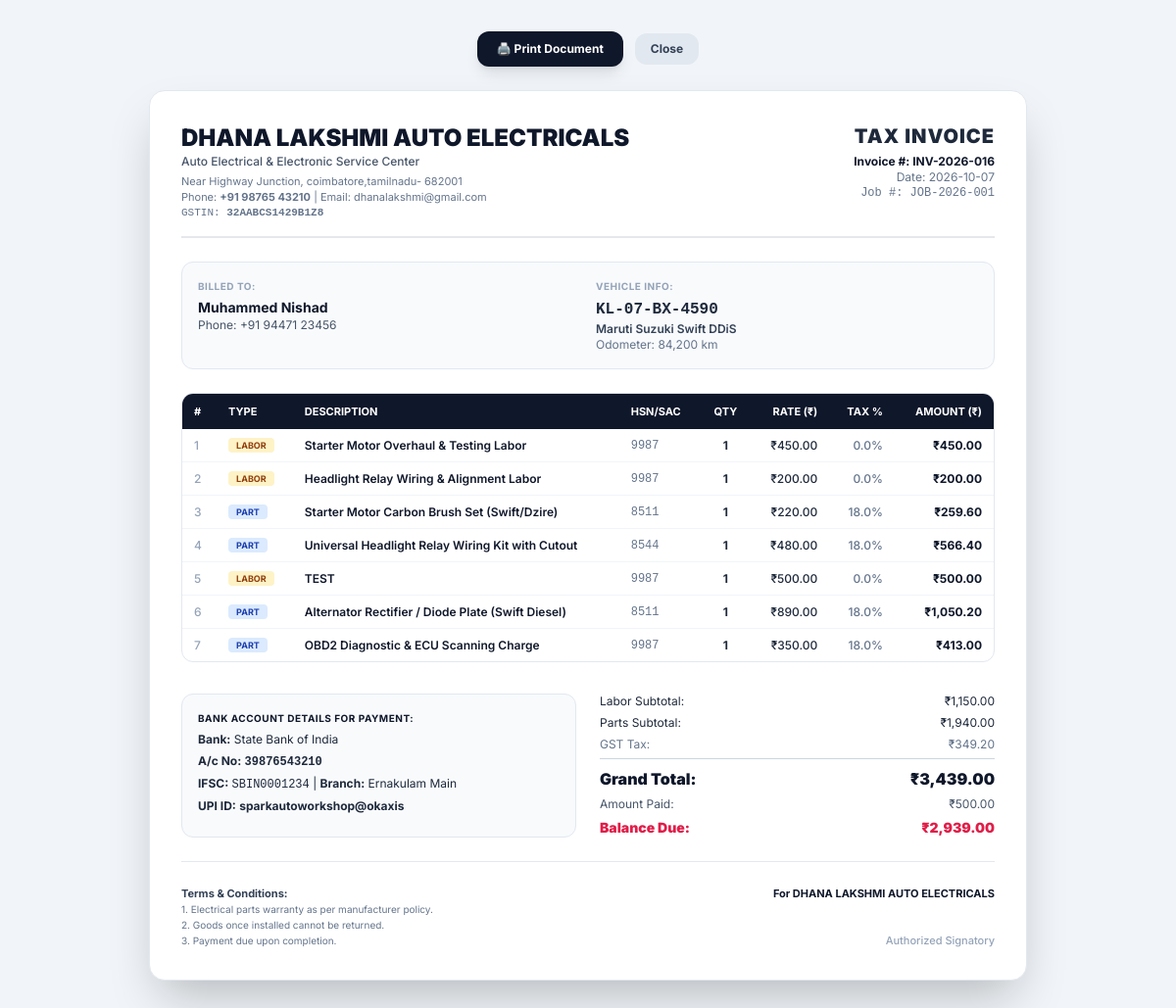
/invoices/prof_b611a6c5/print, run on the app's committed database.
### tables this page shows
CREATE TABLE workshop_profile (
        id TEXT PRIMARY KEY,
        name TEXT NOT NULL,
        subtitle TEXT,
        owner_name TEXT,
        phone TEXT NOT NULL,
        email TEXT,
        address TEXT NOT NULL,
        gstin TEXT,
        upi_id TEXT NOT NULL,
        bank_name TEXT,
        bank_account_no TEXT,
        bank_ifsc TEXT,
        bank_branch TEXT,
        currency TEXT DEFAULT '₹',
        terms TEXT,
        created_at TEXT,
        updated_at TEXT
    , language TEXT DEFAULT 'en', master_pin TEXT DEFAULT '1234', logo_url TEXT, upi_payee_name TEXT, gst_slabs TEXT DEFAULT '["0", "5", "12", "18", "28"]', default_state TEXT DEFAULT 'Kerala (32)', default_gst_type TEXT DEFAULT 'INTRA_STATE', tax_regime TEXT DEFAULT 'REGULAR_GST', round_off_enabled INTEGER DEFAULT 1, tenant_id TEXT DEFAULT 'tenant_1', client_code TEXT DEFAULT '');

CREATE TABLE "invoices" (
    id TEXT PRIMARY KEY,
    tenant_id TEXT DEFAULT 'tenant_1',
    invoice_number TEXT NOT NULL,
    invoice_date TEXT NOT NULL,
    invoice_type TEXT DEFAULT 'JOB_SERVICE',
    job_card_id TEXT,
    job_number TEXT,
    customer_id TEXT,
    customer_name TEXT NOT NULL,
    customer_phone TEXT NOT NULL,
    customer_address TEXT,
    customer_gstin TEXT,
    vehicle_reg_no TEXT,
    vehicle_make_model TEXT,
    odometer INTEGER DEFAULT 0,
    subtotal_labor REAL DEFAULT 0.0,
    subtotal_parts REAL DEFAULT 0.0,
    taxable_subtotal REAL DEFAULT 0.0,
    cgst_total REAL DEFAULT 0.0,
    sgst_total REAL DEFAULT 0.0,
    igst_total REAL DEFAULT 0.0,
    tax_total REAL DEFAULT 0.0,
    discount_amount REAL DEFAULT 0.0,
    round_off REAL DEFAULT 0.0,
    grand_total REAL DEFAULT 0.0,
    amount_paid REAL DEFAULT 0.0,
    balance_due REAL DEFAULT 0.0,
    payment_status TEXT DEFAULT 'PENDING',
    payment_mode TEXT DEFAULT 'UPI',
    bank_account_id TEXT,
    upi_ref_no TEXT,
    upi_payment_link TEXT,
    whatsapp_sent INTEGER DEFAULT 0,
    notes TEXT,
    created_at TEXT,
    updated_at TEXT,
    is_interstate INTEGER DEFAULT 0, place_of_supply TEXT DEFAULT 'Kerala (32)', status TEXT DEFAULT 'ACTIVE',
    UNIQUE(tenant_id, invoice_number)
);

CREATE TABLE invoice_items (
        id TEXT PRIMARY KEY,
        invoice_id TEXT NOT NULL,
        item_type TEXT DEFAULT 'PART',
        item_id TEXT,
        barcode TEXT,
        name TEXT NOT NULL,
        hsn_sac TEXT DEFAULT '8536',
        quantity INTEGER DEFAULT 1,
        unit_price REAL DEFAULT 0.0,
        tax_rate REAL DEFAULT 18.0,
        taxable_amount REAL DEFAULT 0.0,
        cgst_amount REAL DEFAULT 0.0,
        sgst_amount REAL DEFAULT 0.0,
        total_price REAL DEFAULT 0.0,
        technician_name TEXT
    , unit TEXT DEFAULT 'pcs', part_number TEXT DEFAULT '', cgst_rate REAL DEFAULT 0.0, sgst_rate REAL DEFAULT 0.0, igst_rate REAL DEFAULT 0.0, igst_amount REAL DEFAULT 0.0);

### main.py (the view)
@app.get("/invoice/{invoice_id}/print", response_class=HTMLResponse)
@app.get("/invoices/{invoice_id}/print", response_class=HTMLResponse)
async def print_invoice_page(request: Request, invoice_id: str, format: Optional[str] = "a4"):
    if format == "pdf":
        return RedirectResponse(url=f"/api/invoices/{invoice_id}/pdf", status_code=303)
    conn = db.get_db_connection()
    cursor = conn.cursor()
    cursor.execute("SELECT * FROM invoices WHERE id = ?", (invoice_id,))
    inv_row = cursor.fetchone()
    if not inv_row:
        conn.close()
        raise HTTPException(status_code=404, detail="Invoice not found")
    invoice = dict(inv_row)
    cursor.execute("SELECT * FROM invoice_items WHERE invoice_id = ?", (invoice_id,))
    items = [dict(r) for r in cursor.fetchall()]
    conn.close()
    workshop = get_current_workshop(request=request, tenant_id=invoice.get("tenant_id"))
    vpa = workshop.get("upi_id", "sparkautoworkshop@okaxis")
    invoice["subtotal_labor"] = float(invoice.get("subtotal_labor") or 0.0)
    invoice["subtotal_parts"] = float(invoice.get("subtotal_parts") or 0.0)
    invoice["tax_total"] = float(invoice.get("tax_total") or 0.0)
    invoice["discount_amount"] = float(invoice.get("discount_amount") or 0.0)
    invoice["grand_total"] = float(invoice.get("grand_total") or 0.0)
    invoice["amount_paid"] = float(invoice.get("amount_paid") or 0.0)
    invoice["balance_due"] = float(invoice.get("balance_due") or 0.0)
    raw_odo = invoice.get("odometer")
    invoice["odometer_str"] = f"{int(raw_odo):,} km" if (raw_odo and str(raw_odo).strip().isdigit() and int(raw_odo) > 0) else ""
    for itm in items:
        itm["unit_price"] = float(itm.get("unit_price") or 0.0)
        itm["total_price"] = float(itm.get("total_price") or 0.0)
        itm["tax_rate"] = float(itm.get("tax_rate") or 0.0)
    grand_total = invoice["grand_total"]
    balance_due = invoice["balance_due"]
    pay_amount = balance_due if balance_due > 0 else grand_total
    upi_link = invoice.get("upi_payment_link") or generate_upi_link(vpa, workshop.get("name", "Auto Workshop"), pay_amount, f"Inv_{invoice.get('invoice_number')}")
    upi_qr_url = generate_upi_qr_data_url(upi_link)
    return templates.TemplateResponse(
        request=request,
        name="print_invoice.html",
        context={
            "invoice": invoice,
            "items": items,
            "workshop": workshop,
            "upi_qr_url": upi_qr_url,
            "print_format": format or "a4"
        }
    )

### templates/print_invoice.html (shortened to what this page needs)
<!DOCTYPE html>
<html lang="en">
<head>
    <script src="https://cdn.tailwindcss.com"></script>
    <link rel="stylesheet" href="/static/css/custom.css">
</head>
<body class="bg-slate-100 min-h-screen py-8 px-4 flex flex-col items-center">
    <div class="no-print mb-6 flex items-center gap-3">
        <button onclick="window.print()" class="px-5 py-2.5 bg-slate-900 text-white font-bold text-xs rounded-xl shadow-lg hover:bg-slate-800 transition">
            🖨️ Print Document
        </button>
        <button onclick="window.close()" class="px-4 py-2 bg-slate-200 text-slate-700 font-bold text-xs rounded-xl hover:bg-slate-300 transition">
            Close
        </button>
    </div>
    {% if print_format == 'thermal' %}
    <div class="thermal-receipt bg-white p-4 shadow-xl border border-slate-200 text-slate-900 font-mono text-[11px] leading-tight max-w-[80mm] w-full">
        <div class="text-center pb-2 border-b border-dashed border-slate-400 space-y-1">
            <h2 class="font-black text-sm uppercase">{{ workshop.name }}</h2>
            <p class="text-[10px]">{{ workshop.subtitle }}</p>
            <p class="text-[9px]">{{ workshop.address }}</p>
            <p class="text-[9px]">Ph: {{ workshop.phone }} | GST: {{ workshop.gstin or 'N/A' }}</p>
        </div>
        <div class="py-2 border-b border-dashed border-slate-400 text-[10px] space-y-0.5">
            <p><b>INV #:</b> {{ invoice.invoice_number }}</p>
            <p><b>DATE:</b> {{ invoice.invoice_date }}</p>
            <p><b>VEHICLE:</b> {{ invoice.vehicle_reg_no or 'Counter Sale' }}</p>
            <p><b>CUSTOMER:</b> {{ invoice.customer_name }}</p>
        </div>
        <table class="w-full text-left text-[10px] my-2">
            <thead>
                <tr class="border-b border-slate-400 font-bold">
                    <th class="py-1">ITEM</th>
                    <th class="py-1 text-center">QTY</th>
                    <th class="py-1 text-right">AMT</th>
                </tr>
            </thead>
            <tbody class="divide-y divide-dotted divide-slate-300">
                {% for itm in items %}
                <tr>
                    <td class="py-1">{{ itm.name }}</td>
                    <td class="py-1 text-center">{{ itm.quantity }}</td>
                    <td class="py-1 text-right">₹{{ itm.total_price | currency }}</td>
                </tr>
                {% endfor %}
            </tbody>
        </table>
        <div class="py-2 border-t border-dashed border-slate-400 text-[10px] space-y-1">
            <div class="flex justify-between"><span>Labor:</span><span>₹{{ invoice.subtotal_labor | currency }}</span></div>
            <div class="flex justify-between"><span>Parts:</span><span>₹{{ invoice.subtotal_parts | currency }}</span></div>
            {% if invoice.discount_amount and (invoice.discount_amount | float > 0) %}
            <div class="flex justify-between"><span>Discount:</span><span>- ₹{{ invoice.discount_amount | currency }}</span></div>
            {% endif %}
            <div class="flex justify-between font-black text-xs pt-1 border-t border-slate-400">
                <span>TOTAL:</span><span>₹{{ invoice.grand_total | currency }}</span>
            </div>
            <div class="flex justify-between"><span>Paid:</span><span>₹{{ invoice.amount_paid | currency }}</span></div>
            {% if invoice.balance_due and (invoice.balance_due | float > 0) %}
            <div class="flex justify-between font-bold text-rose-600"><span>Due:</span><span>₹{{ invoice.balance_due | currency }}</span></div>
            {% endif %}
        </div>
        {% if upi_qr_url %}
        <div class="text-center py-2 border-t border-dashed border-slate-400 space-y-1">
            <p class="text-[9px] font-bold">SCAN TO PAY VIA GPAY / PHONEPE</p>
            <img src="{{ upi_qr_url }}" class="w-28 h-28 mx-auto">
            <p class="text-[8px] font-mono">{{ workshop.upi_id }}</p>
        </div>
        {% endif %}
        <div class="text-center pt-2 border-t border-dashed border-slate-400 text-[9px]">
            <p>Thank you! Visit again.</p>
        </div>
    </div>
    {% else %}
    <div class="bg-white p-8 rounded-2xl shadow-2xl border border-slate-200 max-w-4xl w-full text-slate-800 text-xs space-y-6">
        <div class="flex items-start justify-between border-b-2 border-primary-600 pb-4">
            <div>
                <h1 class="text-2xl font-black text-slate-900">{{ workshop.name }}</h1>
                <p class="text-xs text-slate-600 font-medium">{{ workshop.subtitle }}</p>
                <p class="text-[11px] text-slate-500 mt-1">{{ workshop.address }}</p>
                <p class="text-[11px] text-slate-500">Phone: <b>{{ workshop.phone }}</b> | Email: {{ workshop.email }}</p>
                <p class="text-[11px] text-slate-500 font-mono">GSTIN: <b>{{ workshop.gstin or 'N/A' }}</b></p>
            </div>
            <div class="text-right">
                <span class="text-xl font-black text-primary-700 tracking-wider">TAX INVOICE</span>
                <p class="text-xs font-bold text-slate-900 mt-1">Invoice #: {{ invoice.invoice_number }}</p>
                <p class="text-xs text-slate-500">Date: {{ invoice.invoice_date }}</p>
                <p class="text-xs text-slate-500 font-mono">Job #: {{ invoice.job_number or 'Direct Counter' }}</p>
            </div>
        </div>
        <div class="grid grid-cols-2 gap-4 bg-slate-50 p-4 rounded-xl border border-slate-200">
            <div>
                <span class="font-bold text-slate-400 uppercase tracking-wider text-[10px] block mb-1">Billed To:</span>
                <p class="font-bold text-slate-900 text-sm">{{ invoice.customer_name }}</p>
                <p class="text-slate-600">Phone: {{ invoice.customer_phone }}</p>
            </div>
            <div>
                <span class="font-bold text-slate-400 uppercase tracking-wider text-[10px] block mb-1">Vehicle Info:</span>
                <p class="font-mono font-bold text-primary-700 text-base">{{ invoice.vehicle_reg_no or 'Counter Sale' }}</p>
                <p class="text-slate-700 font-semibold">{{ invoice.vehicle_make_model or '' }}</p>
                {% if invoice.odometer_str %}<p class="text-slate-500">Odometer: {{ invoice.odometer_str }}</p>{% endif %}
            </div>
        </div>
        <div class="overflow-x-auto border border-slate-200 rounded-xl">
            <table class="w-full text-left">
                <thead class="bg-slate-900 text-white font-bold text-[11px] uppercase">
                    <tr>
                        <th class="py-2.5 px-3">#</th>
                        <th class="py-2.5 px-3">Type</th>
                        <th class="py-2.5 px-3">Description</th>
                        <th class="py-2.5 px-3">HSN/SAC</th>
                        <th class="py-2.5 px-3 text-center">Qty</th>
                        <th class="py-2.5 px-3 text-right">Rate (₹)</th>
                        <th class="py-2.5 px-3 text-right">Tax %</th>
                        <th class="py-2.5 px-3 text-right">Amount (₹)</th>
                    </tr>
                </thead>
                <tbody class="divide-y divide-slate-100 font-medium">
                    {% for itm in items %}
                    <tr>
                        <td class="py-2 px-3 text-slate-400">{{ loop.index }}</td>
                        <td class="py-2 px-3"><span class="px-2 py-0.5 rounded text-[9px] font-bold {% if itm.item_type == 'LABOR' %}bg-amber-100 text-amber-800{% else %}bg-blue-100 text-blue-800{% endif %}">{{ itm.item_type }}</span></td>
                        <td class="py-2 px-3 font-semibold text-slate-900">{{ itm.name }}</td>
                        <td class="py-2 px-3 font-mono text-slate-500">{{ itm.hsn_sac }}</td>
                        <td class="py-2 px-3 text-center font-bold">{{ itm.quantity }}</td>
                        <td class="py-2 px-3 text-right">₹{{ itm.unit_price | currency }}</td>
                        <td class="py-2 px-3 text-right text-slate-500">{{ itm.tax_rate }}%</td>
                        <td class="py-2 px-3 text-right font-bold text-slate-900">₹{{ itm.total_price | currency }}</td>
                    </tr>
                    {% endfor %}
                </tbody>
            </table>
        </div>
        <div class="grid grid-cols-2 gap-6 pt-2">
            <div class="bg-slate-50 p-4 rounded-xl border border-slate-200 text-xs space-y-1.5">
                <p class="font-bold text-slate-900 uppercase tracking-wider text-[10px]">Bank Account Details for Payment:</p>
                <p><b>Bank:</b> {{ workshop.bank_name }}</p>
                <p><b>A/c No:</b> <span class="font-mono font-bold">{{ workshop.bank_account_no }}</span></p>
                <p><b>IFSC:</b> <span class="font-mono">{{ workshop.bank_ifsc }}</span> | <b>Branch:</b> {{ workshop.bank_branch }}</p>
                <p><b>UPI ID:</b> <span class="font-bold text-primary-700">{{ workshop.upi_id }}</span></p>
            </div>
            <div class="space-y-1.5 text-xs text-right">
                <div class="flex justify-between"><span>Labor Subtotal:</span><span>₹{{ invoice.subtotal_labor | currency }}</span></div>
                <div class="flex justify-between"><span>Parts Subtotal:</span><span>₹{{ invoice.subtotal_parts | currency }}</span></div>
                {% if invoice.tax_total and (invoice.tax_total | float > 0) %}
                <div class="flex justify-between text-slate-500"><span>GST Tax:</span><span>₹{{ invoice.tax_total | currency }}</span></div>
                {% endif %}
                <div class="flex justify-between font-black text-base pt-2 border-t border-slate-300 text-slate-900">
                    <span>Grand Total:</span><span class="text-primary-700">₹{{ invoice.grand_total | currency }}</span>
                </div>
                <div class="flex justify-between text-slate-600"><span>Amount Paid:</span><span>₹{{ invoice.amount_paid | currency }}</span></div>
                {% if invoice.balance_due and (invoice.balance_due | float > 0) %}
                <div class="flex justify-between font-black text-rose-600 text-sm"><span>Balance Due:</span><span>₹{{ invoice.balance_due | currency }}</span></div>
                {% endif %}
            </div>
        </div>
        <div class="pt-6 border-t border-slate-200 flex items-end justify-between text-[11px] text-slate-500">
            <div>
                <p class="font-bold text-slate-700">Terms & Conditions:</p>
                <p class="whitespace-pre-line text-[10px]">{{ workshop.terms }}</p>
            </div>
            <div class="text-right">
                <p class="font-bold text-slate-900">For {{ workshop.name }}</p>
                <p class="mt-8 text-slate-400 font-medium">Authorized Signatory</p>
            </div>
        </div>
    </div>
    {% endif %}
</body>
</html>

### static/css/custom.css (style rules this page uses)
body { font-family: 'Inter', system-ui, -apple-system, sans-serif; }

### data on the page
workshop_profile: name "DHANA LAKSHMI AUTO ELECTRICALS", subtitle "Auto Electrical & Electronic Service Center", address "Near Highway Junction, coimbatore,tamilnadu- 682001", phone "+91 98765 43210", email "dhanalakshmi@gmail.com", gstin "32AABCS1429B1Z8", bank_name "State Bank of India", bank_account_no "39876543210", bank_ifsc "SBIN0001234", bank_branch "Ernakulam Main", upi_id "sparkautoworkshop@okaxis", terms "1. Electrical parts warranty as per manufacturer policy. 2. Goods once installed cannot be returned. 3. Payment due upon completion."
invoices: invoice_number "INV-2026-016", invoice_date "2026-10-07", job_number "JOB-2026-001", customer_name "Muhammed Nishad", customer_phone "+91 94471 23456", vehicle_reg_no "KL-07-BX-4590", vehicle_make_model "Maruti Suzuki Swift DDiS", subtotal_labor "1,150.00", subtotal_parts "1,940.00", tax_total "349.20", grand_total "3,439.00", amount_paid "500.00", balance_due "2,939.00"
invoice_items: item_type "LABOR", name "Starter Motor Overhaul & Testing Labor", hsn_sac "9987", quantity "1", unit_price "450.00", tax_rate "0.0", total_price "450.00"
invoice_items: item_type "LABOR", name "Headlight Relay Wiring & Alignment Labor", hsn_sac "9987", quantity "1", unit_price "200.00", tax_rate "0.0", total_price "200.00"
invoice_items: item_type "PART", name "Starter Motor Carbon Brush Set (Swift/Dzire)", hsn_sac "8511", quantity "1", unit_price "220.00", tax_rate "18.0", total_price "259.60"
invoice_items: item_type "PART", name "Universal Headlight Relay Wiring Kit with Cutout", hsn_sac "8544", quantity "1", unit_price "480.00", tax_rate "18.0", total_price "566.40"
invoice_items: item_type "LABOR", name "TEST", hsn_sac "9987", quantity "1", unit_price "500.00", tax_rate "0.0", total_price "500.00"
invoice_items: item_type "PART", name "Alternator Rectifier / Diode Plate (Swift Diesel)", hsn_sac "8511", quantity "1", unit_price "890.00", tax_rate "18.0", total_price "1,050.20"
invoice_items: item_type "PART", name "OBD2 Diagnostic & ECU Scanning Charge", hsn_sac "9987", quantity "1", unit_price "350.00", tax_rate "18.0", total_price "413.00"

### other printed values
{{ invoice.odometer_str }} "84,200 km"
